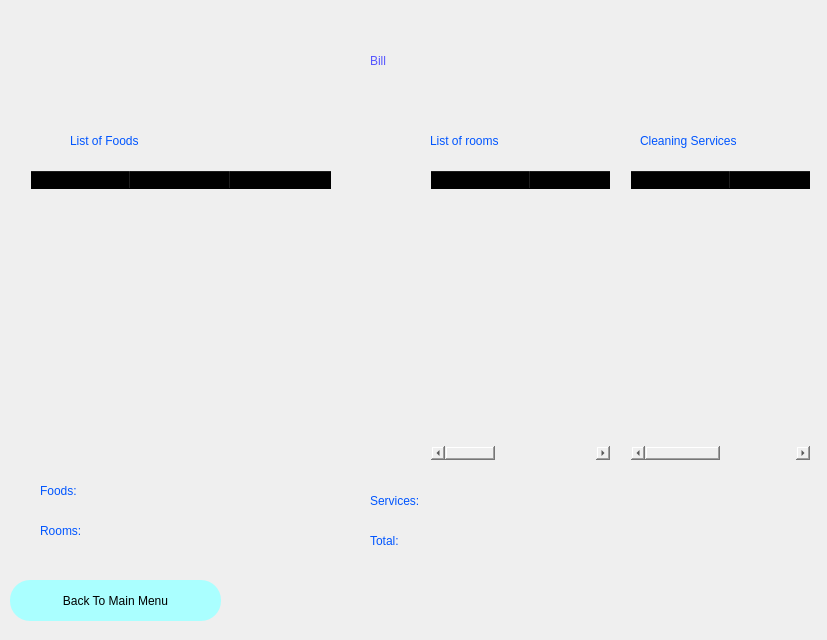
<?xml version="1.0" encoding="UTF-8"?>
<ui version="4.0">
 <class>Dialog</class>
 <widget class="QDialog" name="Dialog">
  <property name="geometry">
   <rect>
    <x>0</x>
    <y>0</y>
    <width>827</width>
    <height>640</height>
   </rect>
  </property>
  <property name="windowTitle">
   <string>Dialog</string>
  </property>
  <widget class="QWidget" name="widget" native="true">
   <property name="geometry">
    <rect>
     <x>0</x>
     <y>0</y>
     <width>831</width>
     <height>640</height>
    </rect>
   </property>
   <property name="styleSheet">
    <string notr="true">QWidget#widget{
                    background-color: qlineargradient(spread:pad, x1:0.352826, y1:0.398, x2:0.715975, y2:0.892, stop:0
                    rgba(0, 255, 255, 255), stop:1 rgba(0, 170, 255, 255))
                    }
                </string>
   </property>
   <widget class="QLabel" name="label">
    <property name="geometry">
     <rect>
      <x>370</x>
      <y>30</y>
      <width>71</width>
      <height>61</height>
     </rect>
    </property>
    <property name="styleSheet">
     <string notr="true">font: 26pt &quot;MS Shell Dlg 2&quot;;
                        color:rgb(85, 85, 255)
                    </string>
    </property>
    <property name="text">
     <string>Bill</string>
    </property>
   </widget>
   <widget class="QTableWidget" name="foods">
    <property name="geometry">
     <rect>
      <x>30</x>
      <y>170</y>
      <width>371</width>
      <height>291</height>
     </rect>
    </property>
    <property name="styleSheet">
     <string notr="true">background-color:rgba(0,0,0,0);</string>
    </property>
    <column>
     <property name="text">
      <string>ID</string>
     </property>
    </column>
    <column>
     <property name="text">
      <string>Name</string>
     </property>
    </column>
    <column>
     <property name="text">
      <string>Price</string>
     </property>
    </column>
   </widget>
   <widget class="QLabel" name="label_6">
    <property name="geometry">
     <rect>
      <x>70</x>
      <y>120</y>
      <width>151</width>
      <height>41</height>
     </rect>
    </property>
    <property name="styleSheet">
     <string notr="true">font: 12pt &quot;MS Shell Dlg 2&quot;;
color: rgb(0, 85, 255);</string>
    </property>
    <property name="text">
     <string>List of Foods</string>
    </property>
   </widget>
   <widget class="QLabel" name="label_7">
    <property name="geometry">
     <rect>
      <x>430</x>
      <y>120</y>
      <width>121</width>
      <height>41</height>
     </rect>
    </property>
    <property name="styleSheet">
     <string notr="true">font: 12pt &quot;MS Shell Dlg 2&quot;;
color: rgb(0, 85, 255);</string>
    </property>
    <property name="text">
     <string>List of rooms</string>
    </property>
   </widget>
   <widget class="QTableWidget" name="rooms">
    <property name="geometry">
     <rect>
      <x>430</x>
      <y>170</y>
      <width>181</width>
      <height>291</height>
     </rect>
    </property>
    <property name="styleSheet">
     <string notr="true">background-color:rgba(0,0,0,0);</string>
    </property>
    <column>
     <property name="text">
      <string>Room ID</string>
     </property>
    </column>
    <column>
     <property name="text">
      <string>Nights</string>
     </property>
    </column>
    <column>
     <property name="text">
      <string>Price</string>
     </property>
    </column>
   </widget>
   <widget class="QPushButton" name="mainmenu">
    <property name="geometry">
     <rect>
      <x>10</x>
      <y>580</y>
      <width>211</width>
      <height>41</height>
     </rect>
    </property>
    <property name="styleSheet">
     <string notr="true">border-radius:20px;
                        font: 14pt &quot;MS Shell Dlg 2&quot;;
                        background-color:rgb(170, 255, 255);
                        color:rgb(0, 0, 0)
                    </string>
    </property>
    <property name="text">
     <string>Back To Main Menu</string>
    </property>
   </widget>
   <widget class="QLabel" name="label_9">
    <property name="geometry">
     <rect>
      <x>640</x>
      <y>120</y>
      <width>161</width>
      <height>41</height>
     </rect>
    </property>
    <property name="styleSheet">
     <string notr="true">font: 12pt &quot;MS Shell Dlg 2&quot;;
color: rgb(0, 85, 255);</string>
    </property>
    <property name="text">
     <string>Cleaning Services</string>
    </property>
   </widget>
   <widget class="QTableWidget" name="services">
    <property name="geometry">
     <rect>
      <x>630</x>
      <y>170</y>
      <width>181</width>
      <height>291</height>
     </rect>
    </property>
    <property name="styleSheet">
     <string notr="true">background-color:rgba(0,0,0,0);</string>
    </property>
    <column>
     <property name="text">
      <string>Room ID</string>
     </property>
    </column>
    <column>
     <property name="text">
      <string>Price</string>
     </property>
    </column>
   </widget>
   <widget class="QLabel" name="label_8">
    <property name="geometry">
     <rect>
      <x>40</x>
      <y>470</y>
      <width>61</width>
      <height>41</height>
     </rect>
    </property>
    <property name="styleSheet">
     <string notr="true">font: 12pt &quot;MS Shell Dlg 2&quot;;
color: rgb(0, 85, 255);</string>
    </property>
    <property name="text">
     <string>Foods:</string>
    </property>
   </widget>
   <widget class="QLabel" name="foodprice">
    <property name="geometry">
     <rect>
      <x>110</x>
      <y>480</y>
      <width>221</width>
      <height>31</height>
     </rect>
    </property>
    <property name="styleSheet">
     <string notr="true">font: 12pt &quot;MS Shell Dlg 2&quot;;
color: rgb(0, 85, 255);</string>
    </property>
    <property name="text">
     <string/>
    </property>
   </widget>
   <widget class="QLabel" name="label_10">
    <property name="geometry">
     <rect>
      <x>40</x>
      <y>510</y>
      <width>71</width>
      <height>41</height>
     </rect>
    </property>
    <property name="styleSheet">
     <string notr="true">font: 12pt &quot;MS Shell Dlg 2&quot;;
color: rgb(0, 85, 255);</string>
    </property>
    <property name="text">
     <string>Rooms:</string>
    </property>
   </widget>
   <widget class="QLabel" name="roomprice">
    <property name="geometry">
     <rect>
      <x>120</x>
      <y>520</y>
      <width>221</width>
      <height>31</height>
     </rect>
    </property>
    <property name="styleSheet">
     <string notr="true">font: 12pt &quot;MS Shell Dlg 2&quot;;
color: rgb(0, 85, 255);</string>
    </property>
    <property name="text">
     <string/>
    </property>
   </widget>
   <widget class="QLabel" name="label_11">
    <property name="geometry">
     <rect>
      <x>370</x>
      <y>480</y>
      <width>91</width>
      <height>41</height>
     </rect>
    </property>
    <property name="styleSheet">
     <string notr="true">font: 12pt &quot;MS Shell Dlg 2&quot;;
color: rgb(0, 85, 255);</string>
    </property>
    <property name="text">
     <string>Services:</string>
    </property>
   </widget>
   <widget class="QLabel" name="serviceprice">
    <property name="geometry">
     <rect>
      <x>470</x>
      <y>490</y>
      <width>221</width>
      <height>31</height>
     </rect>
    </property>
    <property name="styleSheet">
     <string notr="true">font: 12pt &quot;MS Shell Dlg 2&quot;;
color: rgb(0, 85, 255);</string>
    </property>
    <property name="text">
     <string/>
    </property>
   </widget>
   <widget class="QLabel" name="label_12">
    <property name="geometry">
     <rect>
      <x>370</x>
      <y>520</y>
      <width>61</width>
      <height>41</height>
     </rect>
    </property>
    <property name="styleSheet">
     <string notr="true">font: 12pt &quot;MS Shell Dlg 2&quot;;
color: rgb(0, 85, 255);</string>
    </property>
    <property name="text">
     <string>Total:</string>
    </property>
   </widget>
   <widget class="QLabel" name="total">
    <property name="geometry">
     <rect>
      <x>440</x>
      <y>530</y>
      <width>221</width>
      <height>31</height>
     </rect>
    </property>
    <property name="styleSheet">
     <string notr="true">font: 12pt &quot;MS Shell Dlg 2&quot;;
color: rgb(0, 85, 255);</string>
    </property>
    <property name="text">
     <string/>
    </property>
   </widget>
  </widget>
 </widget>
 <resources/>
 <connections/>
</ui>
